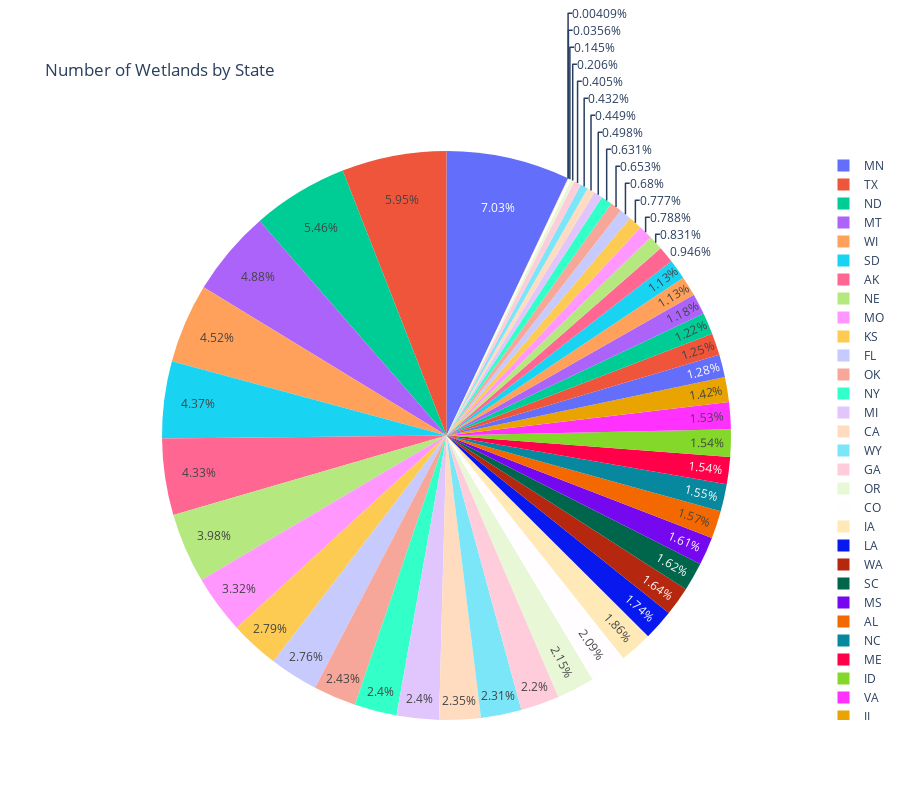

Notebook source saved alongside this figure:
### Code cell
import geopypi.plot as geopypi

geopypi.pie_chart(count_df, 'State', 'Count', height=800, title='Number of Wetlands by State')

### Figure 1 — Plotly figure (JSON) as saved in the notebook; plotly's stock layout.template omitted (floating-point values rounded to 4 significant figures)
{"data": [{"domain": {"x": [0, 1], "y": [0, 1]}, "hovertemplate": "State=%{label}<br>Count=%{value}<extra></extra>", "labels": ["MN", "TX", "ND", "MT", "WI", "SD", "AK", "NE", "MO", "KS", "FL", "OK", "NY", "MI", "CA", "WY", "GA", "OR", "CO", "IA", "LA", "WA", "SC", "MS", "AL", "NC", "ME", "ID", "VA", "IL", "AR", "OH", "NM", "IN", "TN", "KY", "PA", "NV", "MA", "UT", "NH", "NJ", "MD", "AZ", "CT", "VT", "WV", "DE", "RI", "HI", "DC"], "legendgroup": "", "name": "", "showlegend": true, "type": "pie", "values": [2674597, 2263259, 2077099, 1857721, 1718865, 1664305, 1649192, 1516060, 1262141, 1063234, 1051558, 923732, 914614, 912599, 895142, 877849, 836046, 817653, 795103, 707847, 661532, 625575, 615844, 611768, 597013, 589943, 587645, 586192, 584162, 539006, 487645, 476426, 466078, 448708, 430526, 430387, 359921, 316179, 300108, 295925, 258765, 248702, 240320, 189606, 170964, 164400, 154348, 78597, 55229, 13566, 1555]}], "layout": {"height": 800, "legend": {"tracegroupgap": 0}, "title": {"text": "Number of Wetlands by State"}}}
